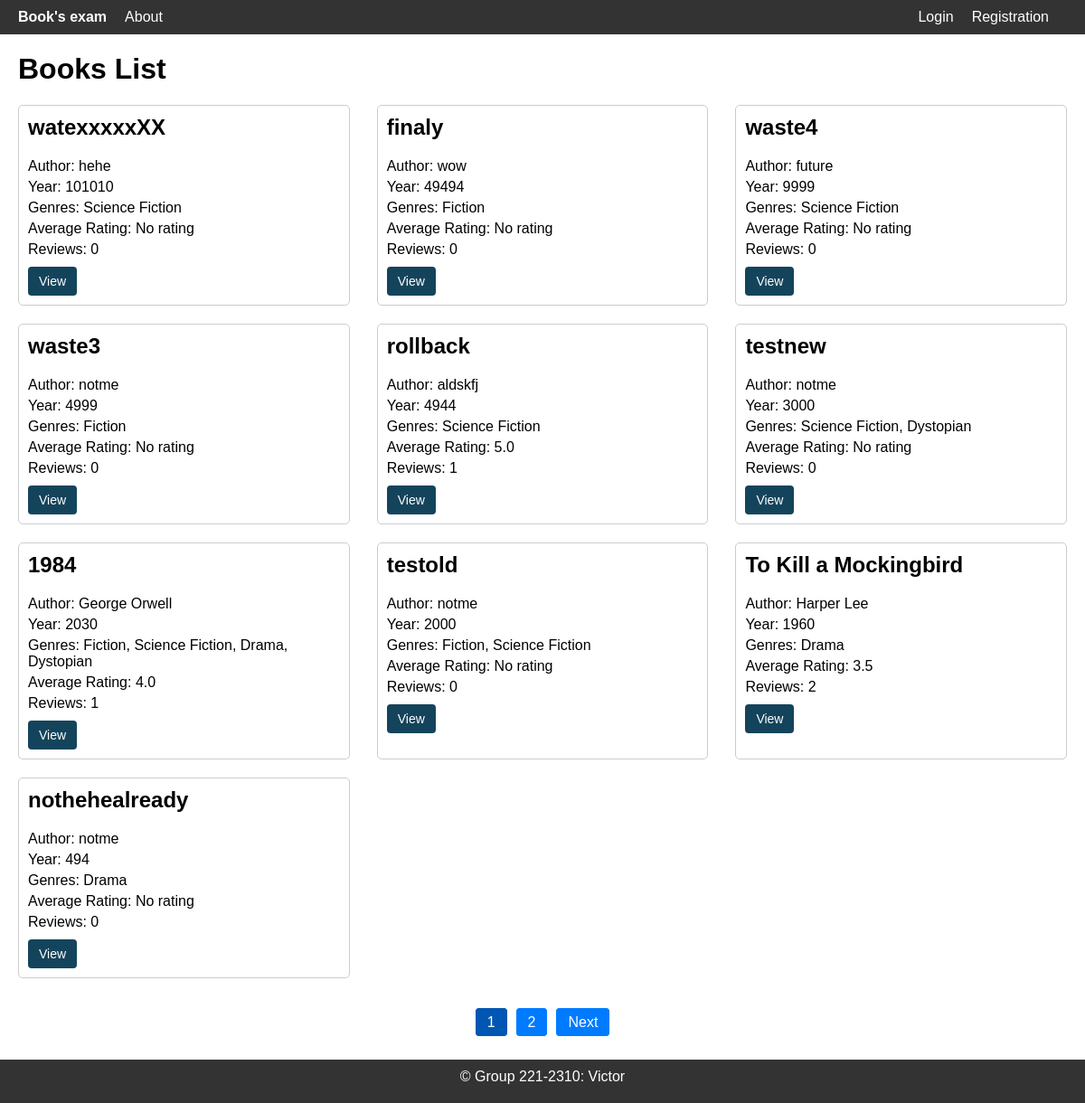
The page / on the database its author committed.
### app/models.py (models this page shows)
class Book(db.Model):
    id = db.Column(db.Integer, primary_key=True)
    title = db.Column(db.String(200), nullable=False)
    description = db.Column(db.Text, nullable=False)
    year = db.Column(db.Integer, nullable=False)
    publisher = db.Column(db.String(200), nullable=False)
    author = db.Column(db.String(200), nullable=False)
    pages = db.Column(db.Integer, nullable=False)
    cover_id = db.Column(db.Integer, db.ForeignKey('cover.id'), nullable=False)
    genres = db.relationship('Genre', secondary='book_genre', backref=db.backref('books', lazy='dynamic'))
    reviews = db.relationship('Review', backref='book', lazy=True)

class Genre(db.Model):
    id = db.Column(db.Integer, primary_key=True)
    name = db.Column(db.String(200), unique=True, nullable=False)

### app/routes.py (the view)
@app.route('/')
def index():
    page = request.args.get('page', 1, type=int)
    books = Book.query.order_by(Book.year.desc()).paginate(page=page, per_page=10)
    book_avg_ratings = {}
    reviews_count = {}
    for book in books.items:
        avg_rating = db.session.query(func.avg(Review.rating)).filter(Review.book_id == book.id).scalar()
        book_avg_ratings[book.id] = round(avg_rating, 2) if avg_rating is not None else "No rating"
        reviews_count[book.id] = Review.query.filter(Review.book_id == book.id).count()
    return render_template('index.html', books=books, book_avg_ratings=book_avg_ratings, reviews_count=reviews_count)

### app/templates/index.html (shortened to what this page needs)
{% extends "base.html" %}
{% block content %}
    <h1>Books List</h1>
    <div class="books">
        {% for book in books.items %}
            <div class="book">
                <h2>{{ book.title }}</h2>
                <p class="author">Author: {{ book.author }}</p>
                <p class="year">Year: {{ book.year }}</p>
                <p class="genres">Genres: {% for genre in book.genres %}{{ genre.name }}{% if not loop.last %}, {% endif %}{% endfor %}</p>
                {% if book.id in book_avg_ratings %}
                    <p class="avg-rating">Average Rating: {{ book_avg_ratings[book.id] }}</p>
                {% else %}
                    <p class="avg-rating">Average Rating: No rating</p>
                {% endif %}
                <p class="reviews">Reviews: {{ reviews_count[book.id] }}</p>
                {% if current_user.is_authenticated %}
                    {% if current_user.role.name == 'Администратор' %}
                        <div class="button-wrapper">
                            <a class="button view" href="{{ url_for('view_book', book_id=book.id) }}">View</a>
                        </div>
                        <div class="button-wrapper">
                            <a class="button edit" href="{{ url_for('edit_book', book_id=book.id) }}">Edit</a>
                        </div>
                        <div class="button-wrapper">
                            <a class="button delete" href="#" data-book-id="{{ book.id }}" data-book-title="{{ book.title }}">Delete</a>
                        </div>
                    {% elif current_user.role.name == 'Модератор' %}
                        <div class="button-wrapper">
                            <a class="button view" href="{{ url_for('view_book', book_id=book.id) }}">View</a>
                        </div>
                        <div class="button-wrapper">
                            <a class="button edit" href="{{ url_for('edit_book', book_id=book.id) }}">Edit</a>
                        </div>
                    {% else %}
                        <div class="button-wrapper">
                            <a class="button view" href="{{ url_for('view_book', book_id=book.id) }}">View</a>
                        </div>
                    {% endif %}
                {% else %}
                    <div class="button-wrapper">
                        <a class="button view" href="{{ url_for('view_book', book_id=book.id) }}">View</a>
                    </div>
                {% endif %}
            </div>
        {% endfor %}
    </div>
    <div class="pagination">
        {% for num in books.iter_pages() %}
            {% if num %}
                {% if num == books.page %}
                    <li class="page-item active"><a class="page-link" href="#">{{ num }}</a></li>
                {% else %}
                    <li class="page-item"><a class="page-link" href="{{ url_for('index', page=num) }}">{{ num }}</a></li>
                {% endif %}
            {% else %}
                <li class="page-item disabled"><span class="page-link">...</span></li>
            {% endif %}
        {% endfor %}
        {% if books.has_next %}
            <li class="page-item"><a class="page-link" href="{{ url_for('index', page=books.next_num) }}">Next</a></li>
        {% endif %}
    </div>
{% endblock %}

### app/templates/base.html (shortened to what this page needs)
<!DOCTYPE html>
<html lang="en">
<head>
    <link rel="stylesheet" href="{{ url_for('static', filename='styles.css') }}">
</head>
<body>
<nav class="navbar">
    <div class="navbar-container">
        <div class="navbar-left">
            <a class="navbar-brand" href="{{ url_for('index') }}">Book's exam</a>
            <ul class="navbar-nav">
                <li><a href="{{ url_for('about') }}">About</a></li>
            </ul>
        </div>
        <div class="navbar-right">
            {% if current_user.is_authenticated %}
                <p class="username">Hello, {{ current_user.username }}</p>
                <a class="login-button" href="{{ url_for('logout') }}">Logout</a>
            {% else %}
                <a class="login-button" href="{{ url_for('login') }}">Login</a>
                <a class="login-button" href="{{ url_for('register')}}">Registration</a>
            {% endif %}
        </div>
    </div>
</nav>
<div class="content">
    {% block content %}
    {% endblock %}
</div>
<footer class="footer">
    <p>&copy; Group 221-2310: Victor</p>
</footer>
</body>
</html>

### app/static/styles.css (style rules this page uses)
body { font-family: Arial, sans-serif; margin: 0; padding: 0; display: flex; flex-direction: column; min-height: 100vh; }
.navbar { background-color: #333; color: #fff; padding: 10px 20px; }
p { margin-right: 20px; }
.login-button { text-decoration: none; color: #fff; margin-right: 20px; }
.navbar-container { display: flex; justify-content: space-between; align-items: center; }
.navbar-left { display: flex; align-items: center; }
.navbar-brand { color: #fff; font-weight: bold; text-decoration: none; margin-right: 20px; }
.navbar-nav { list-style-type: none; padding: 0; margin: 0; }
.navbar-nav li { display: inline; margin-right: 20px; }
.navbar-nav li a { color: #fff; text-decoration: none; }
.navbar-right { display: flex; align-items: center; }
.footer { background-color: #333; color: #fff; text-align: center; padding: 10px 0; width: 100%; }
.content { padding: 20px; flex: 1; margin-bottom: 60px; }
.books { display: flex; flex-wrap: wrap; justify-content: space-between; width: 100%; }
.book { border: 1px solid #ccc; border-radius: 5px; padding: 10px; margin-bottom: 20px; width: calc(33.33% - 20px); box-sizing: border-box; }
.button { display: inline-block; padding: 8px 12px; margin-top: 5px; border: none; border-radius: 4px; cursor: pointer; font-size: 14px; text-align: center; text-decoration: none; transition: background-color 0.3s; }
.button.view { background-color: #14445b; color: white; }
.book h2 { margin-top: 0; }
.book p { margin: 5px 0; }
.book a { text-decoration: none; color: blue; margin-top: 5px; display: inline-block; }
p { margin: 0 0 10px; }
h1, h2, h3, h4, h5, h6 { margin-top: 0; }
.footer { background-color: #333; color: #fff; text-align: center; padding: 10px 0; width: 100%; position: fixed; bottom: 0; }
.pagination { display: flex; justify-content: center; margin-top: 20px; }
.pagination .page-item { margin: 0 5px; list-style: none; }
.pagination .page-item a { text-decoration: none; background-color: #007bff; color: #fff; border: 1px solid #007bff; padding: 6px 12px; border-radius: 4px; transition: background-color 0.3s; }
.pagination .page-item.active a { background-color: #0056b3; border-color: #0056b3; cursor: default; }

### rows shown on the page
Book: title "watexxxxxXX", author "hehe", year "101010", book_avg_ratings "No rating", reviews_count "0"
Genre: name "Science Fiction"
Book: title "finaly", author "wow", year "49494", book_avg_ratings "No rating", reviews_count "0"
Genre: name "Fiction"
Book: title "waste4", author "future", year "9999", book_avg_ratings "No rating", reviews_count "0"
Book: title "waste3", author "notme", year "4999", book_avg_ratings "No rating", reviews_count "0"
Book: title "rollback", author "aldskfj", year "4944", book_avg_ratings "5.0", reviews_count "1"
Book: title "testnew", author "notme", year "3000", book_avg_ratings "No rating", reviews_count "0"
Genre: name "Dystopian"
Book: title "1984", author "George Orwell", year "2030", book_avg_ratings "4.0", reviews_count "1"
Genre: name "Drama"
Book: title "testold", author "notme", year "2000", book_avg_ratings "No rating", reviews_count "0"
Book: title "To Kill a Mockingbird", author "Harper Lee", year "1960", book_avg_ratings "3.5", reviews_count "2"
Book: title "nothehealready", author "notme", year "494", book_avg_ratings "No rating", reviews_count "0"

### other values the page prints
{{ num }} "1"
{{ num }} "2"
